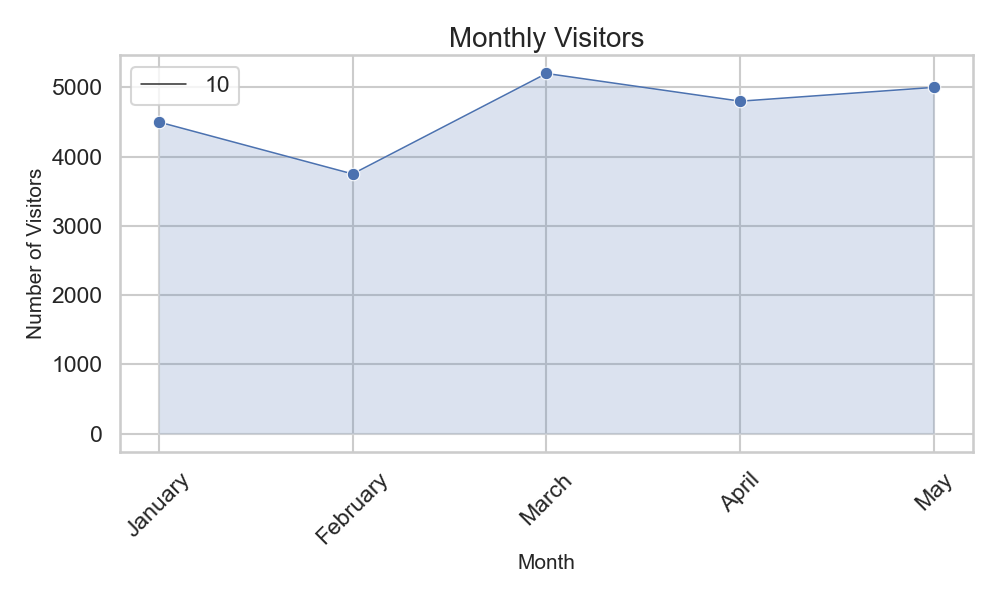

Here is the Python script that generated this plot:

import matplotlib.pyplot as plt
import pandas as pd
import seaborn as sns

# Given chart table data
data = [
    {'Month': 'January', 'Visitors': 4500},
    {'Month': 'February', 'Visitors': 3750},
    {'Month': 'March', 'Visitors': 5200},
    {'Month': 'April', 'Visitors': 4800},
    {'Month': 'May', 'Visitors': 5000}
]

# Convert the chart table data into a DataFrame
df = pd.DataFrame(data)

# Convert 'Month' to a categorical type to maintain the month order
df['Month'] = pd.Categorical(df['Month'], categories=[
    'January', 'February', 'March', 'April', 'May'],
    ordered=True)

# Sort the data by Month
df.sort_values('Month', inplace=True)

# Set the style and context of the seaborn plots
sns.set_style("whitegrid")
sns.set_context("talk")

# Create the area plot
plt.figure(figsize=(10, 6))
area_plot = sns.lineplot(data=df, x='Month', y='Visitors', marker='o', size=10)

# Fill the area under the line
plt.fill_between(df['Month'], df['Visitors'], alpha=0.2)

# Customize the axes and layout
plt.title('Monthly Visitors', fontsize=20)
plt.xlabel('Month', fontsize=15)
plt.ylabel('Number of Visitors', fontsize=15)
plt.xticks(rotation=45)

# Display the plot
plt.tight_layout()
plt.show()
